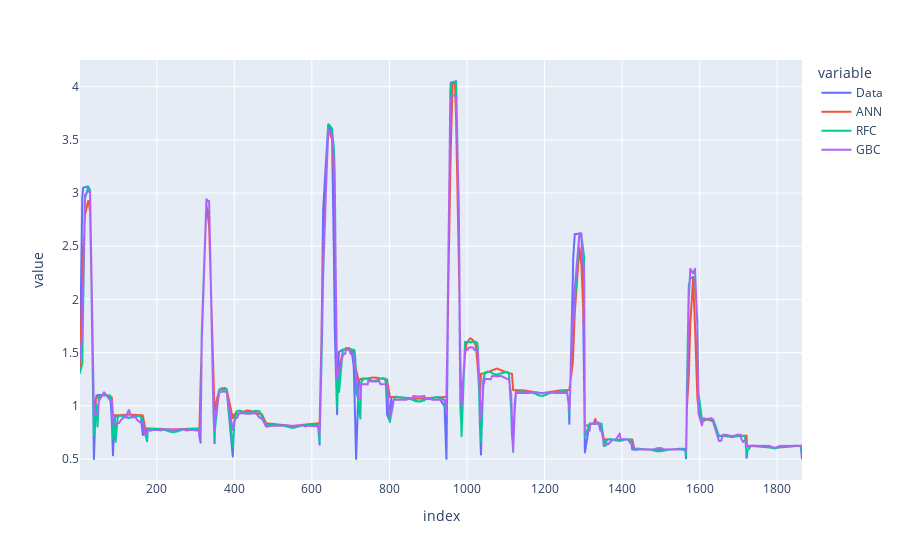

The cell this chart's notebook holds for it:
### Code cell
torep = pd.DataFrame(y_test.values, columns = ['Data'], index=y_test.index)
torep['ANN'] = DenseAdamPrediction5
torep['RFC'] = RFC
torep['GBC'] = GBC
TOREP = torep.iloc[:, :].sort_index()
TOREP.plot(x=TOREP.index, y=['Data', 'ANN', 'RFC', 'GBC'])

### Figure 1 — Plotly figure (JSON) as saved in the notebook; plotly's stock layout.template omitted (floating-point values rounded to 4 significant figures; data arrays with more than 128 entries replaced by an {"elided": "..."} marker saying what was removed)
{"data": [{"hovertemplate": "variable=Data<br>index=%{x}<br>value=%{y}<extra></extra>", "legendgroup": "Data", "line": {"color": "#636efa", "dash": "solid"}, "mode": "lines", "name": "Data", "showlegend": true, "type": "scattergl", "x": {"elided": "467 int values"}, "xaxis": "x", "y": {"elided": "467 float values"}, "yaxis": "y"}, {"hovertemplate": "variable=ANN<br>index=%{x}<br>value=%{y}<extra></extra>", "legendgroup": "ANN", "line": {"color": "#EF553B", "dash": "solid"}, "mode": "lines", "name": "ANN", "showlegend": true, "type": "scattergl", "x": {"elided": "467 int values"}, "xaxis": "x", "y": {"elided": "467 float values"}, "yaxis": "y"}, {"hovertemplate": "variable=RFC<br>index=%{x}<br>value=%{y}<extra></extra>", "legendgroup": "RFC", "line": {"color": "#00cc96", "dash": "solid"}, "mode": "lines", "name": "RFC", "showlegend": true, "type": "scattergl", "x": {"elided": "467 int values"}, "xaxis": "x", "y": {"elided": "467 float values"}, "yaxis": "y"}, {"hovertemplate": "variable=GBC<br>index=%{x}<br>value=%{y}<extra></extra>", "legendgroup": "GBC", "line": {"color": "#ab63fa", "dash": "solid"}, "mode": "lines", "name": "GBC", "showlegend": true, "type": "scattergl", "x": {"elided": "467 int values"}, "xaxis": "x", "y": {"elided": "467 float values"}, "yaxis": "y"}], "layout": {"legend": {"title": {"text": "variable"}, "tracegroupgap": 0}, "margin": {"t": 60}, "xaxis": {"anchor": "y", "domain": [0, 1], "title": {"text": "index"}}, "yaxis": {"anchor": "x", "domain": [0, 1], "title": {"text": "value"}}}}
